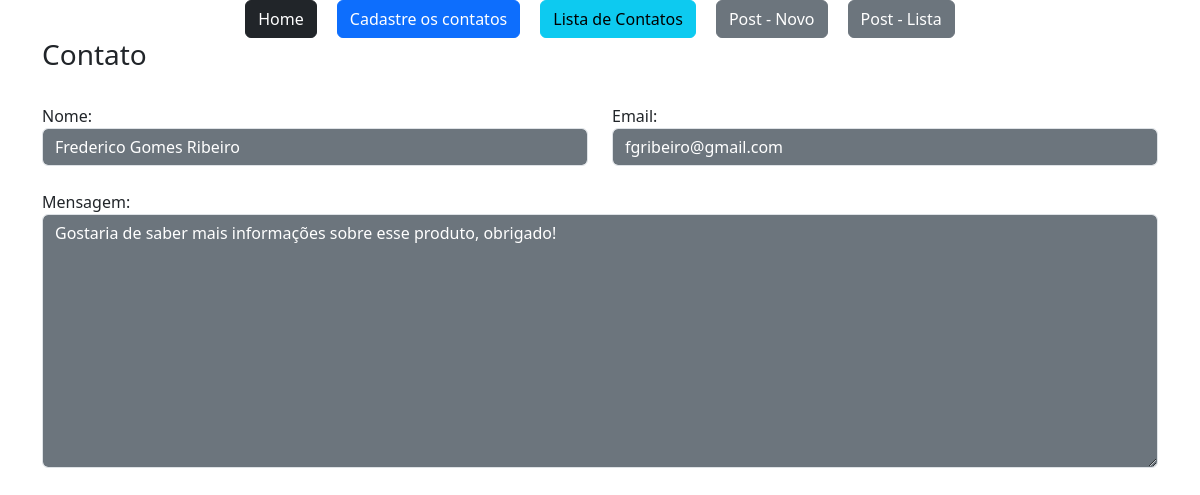
The app's page /contato/68 (signed in) with its own data.
### webpage/models.py (models this page shows)
class Contatos(db.Model):
    id = db.Column(db.Integer, primary_key=True)
    data_de_criacao = db.Column(db.DateTime, default=datetime.utcnow)
    nome = db.Column(db.String, nullable=True)
    email = db.Column(db.String, nullable=True)
    mensagem = db.Column(db.String, nullable=True)
    respondido = db.Column(db.Integer, default=0)

### webpage/views.py (the view)
@app.route('/contato/<int:id>')
@login_required
def contatoDetail(id):
    obj = Contatos.query.get(id)
    return render_template('contato_detail.html', obj= obj)

### webpage/models.py (called while the page is built)
@login_manager.user_loader
def load_user(user_id):
    return User.query.get(user_id)

### webpage/templates/contato_detail.html
{% extends "base.html" %}
{% block content %}
<div class="container ">
    {% include "nav.html" %}
    <div class='row md-4'>
        <h3>Contato</h3>
        <div class='col-md-6 mt-4'>
            Nome:
            <input type='text' value="{{obj.nome}}"class='form-control bg-secondary text-white' readonly>
        </div>
        <div class='col-md-6 mt-4'>
            Email:
            <input type='text' value="{{obj.email}}"class='form-control bg-secondary text-white' readonly>
        </div>
        <div class='col-12 mt-4'>
            Mensagem:
            <textarea type='text' rows='10' value=""class='form-control bg-secondary text-white' readonly>{{obj.mensagem}}</textarea>
        </div>
    </div>
</div>
{% endblock %}

### records on screen
Contatos: nome "Frederico Gomes Ribeiro", email "fgribeiro@gmail.com", mensagem "Gostaria de saber mais informações sobre esse produto, obrigado!"
